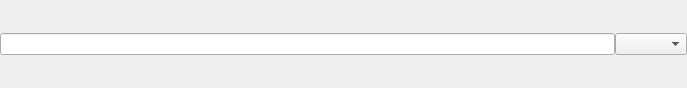
<?xml version="1.0" encoding="UTF-8"?>
<ui version="4.0">
 <class>MultiLanguageTextBox</class>
 <widget class="QWidget" name="MultiLanguageTextBox">
  <property name="geometry">
   <rect>
    <x>0</x>
    <y>0</y>
    <width>687</width>
    <height>88</height>
   </rect>
  </property>
  <property name="windowTitle">
   <string>Form</string>
  </property>
  <layout class="QHBoxLayout" name="horizontalLayout">
   <property name="spacing">
    <number>0</number>
   </property>
   <property name="leftMargin">
    <number>0</number>
   </property>
   <property name="topMargin">
    <number>0</number>
   </property>
   <property name="rightMargin">
    <number>0</number>
   </property>
   <property name="bottomMargin">
    <number>0</number>
   </property>
   <item>
    <layout class="QHBoxLayout" name="horizontalLayout_2">
     <item>
      <widget class="QLineEdit" name="lineEdit"/>
     </item>
     <item>
      <widget class="QComboBox" name="comboBox"/>
     </item>
    </layout>
   </item>
  </layout>
 </widget>
 <resources/>
 <connections/>
</ui>
